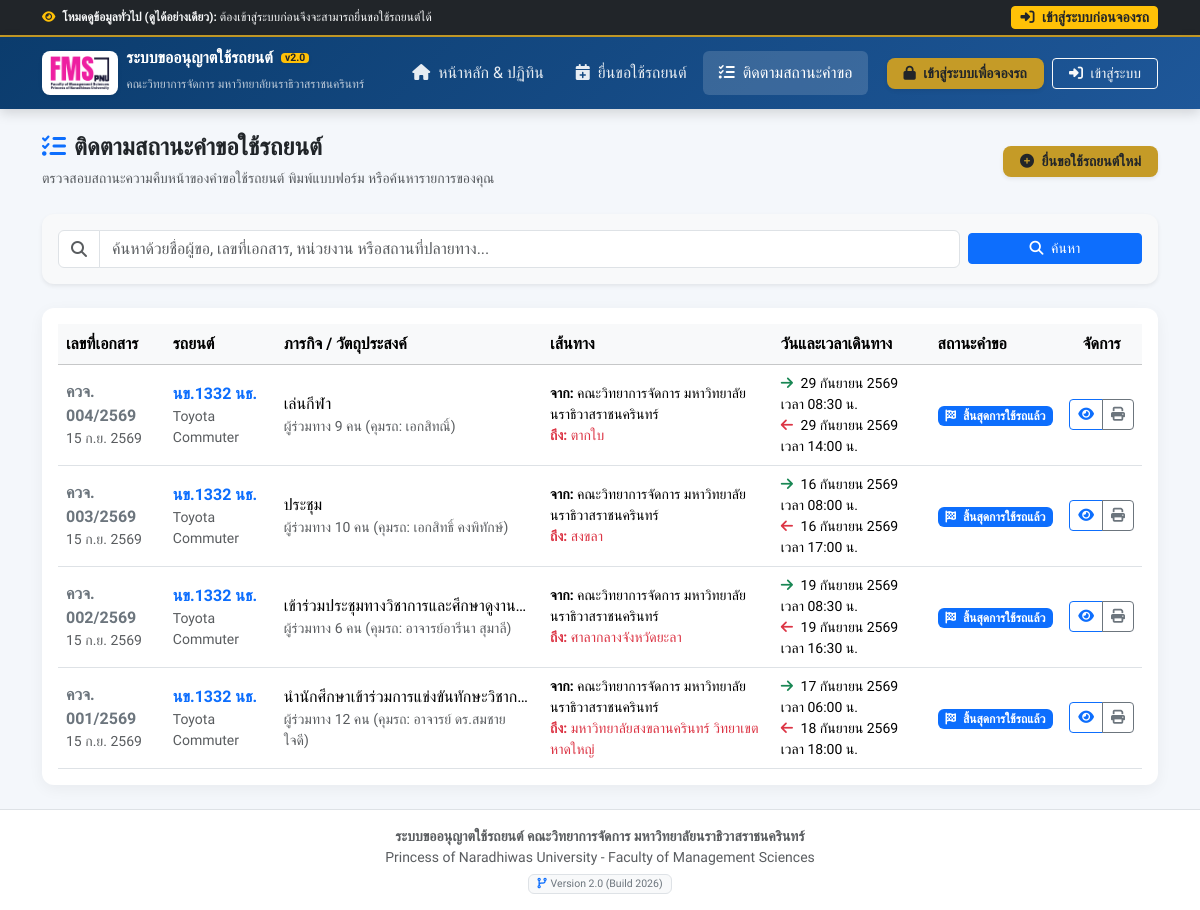
Screenshot of /my_bookings.php with the database file from the repository.
### tables this page shows
CREATE TABLE bookings (
    id INTEGER PRIMARY KEY AUTOINCREMENT,
    doc_no TEXT UNIQUE,
    created_date DATE NOT NULL,
    user_id INTEGER,
    requester_name TEXT NOT NULL,
    requester_position TEXT NOT NULL,
    requester_department TEXT NOT NULL,
    vehicle_id INTEGER NOT NULL,
    plate_number TEXT NOT NULL,
    purpose TEXT NOT NULL,
    route_from TEXT NOT NULL,
    route_to TEXT NOT NULL,
    start_datetime DATETIME NOT NULL,
    end_datetime DATETIME NOT NULL,
    passenger_count INTEGER DEFAULT 1,
    passenger_names TEXT,
    controller_name TEXT NOT NULL,
    status TEXT DEFAULT 'pending_facility', 
    created_at DATETIME DEFAULT CURRENT_TIMESTAMP, client_ip TEXT, user_agent TEXT, is_flagged_fake INTEGER DEFAULT 0, fake_reason TEXT, actual_end_datetime DATETIME, start_mileage INTEGER, end_mileage INTEGER, fuel_level TEXT, vehicle_condition TEXT, return_notes TEXT, returned_by TEXT, return_recorded_by TEXT, return_recorded_at DATETIME, requester_phone TEXT,
    FOREIGN KEY(user_id) REFERENCES users(id),
    FOREIGN KEY(vehicle_id) REFERENCES vehicles(id)
);

CREATE TABLE vehicles (
    id INTEGER PRIMARY KEY AUTOINCREMENT,
    plate_number TEXT UNIQUE NOT NULL,
    brand_model TEXT NOT NULL,
    vehicle_type TEXT NOT NULL, -- รถตู้, รถกระบะ, รถเก๋ง
    seats INTEGER DEFAULT 14,
    status TEXT DEFAULT 'active', -- active, maintenance, inactive
    notes TEXT,
    created_at DATETIME DEFAULT CURRENT_TIMESTAMP
);

### includes/auth.php (called while the page is built, shortened)
<?php
require_once __DIR__ . '/../config/db.php';
$currentUser = $_SESSION['user'] ?? null;
$isLoggedIn = !empty($currentUser);
$isAdmin = $isLoggedIn && (($currentUser['role'] ?? '') === 'admin');

### my_bookings.php (the view, shortened to what this page needs)
<?php
require_once __DIR__ . '/config/db.php';
require_once __DIR__ . '/includes/auth.php';
$searchQuery = trim($_GET['q'] ?? '');
$userFilter = "";
$fraudFilter = (!$isAdmin) ? " AND (b.status != 'rejected_fraud' AND (b.is_flagged_fake IS NULL OR b.is_flagged_fake = 0))" : "";
if (!empty($searchQuery)) {
    $stmt = $pdo->prepare("
        SELECT b.*, v.brand_model, v.vehicle_type
        FROM bookings b
        LEFT JOIN vehicles v ON b.vehicle_id = v.id
        WHERE (b.doc_no LIKE ?
           OR b.requester_name LIKE ?
           OR b.requester_department LIKE ?
           OR b.route_to LIKE ?
           OR b.purpose LIKE ?)
           $fraudFilter
           $userFilter
        ORDER BY b.id DESC
    ");
    $term = '%' . $searchQuery . '%';
    $stmt->execute([$term, $term, $term, $term, $term]);
} else {
    $stmt = $pdo->query("
        SELECT b.*, v.brand_model, v.vehicle_type
        FROM bookings b
        LEFT JOIN vehicles v ON b.vehicle_id = v.id
        WHERE 1=1 $fraudFilter $userFilter
        ORDER BY b.id DESC
    ");
}
$bookings = $stmt->fetchAll();
require_once __DIR__ . '/includes/header.php';
?>
<div class="d-flex flex-wrap justify-content-between align-items-center mb-4 gap-3">
    <div>
        <h4 class="fw-bold text-dark mb-1">
            <i class="fas fa-list-check text-primary me-2"></i>ติดตามสถานะคำขอใช้รถยนต์
        </h4>
        <span class="text-muted small">
            <?php if ($isAdmin): ?>
                เข้าสู่ระบบในฐานะ Admin: <strong><?= htmlspecialchars($currentUser['fullname'] ?? 'ผู้ดูแลระบบ') ?></strong> (สามารถจัดการสถานะและยกเลิกคำขอได้)
            <?php else: ?>
                ตรวจสอบสถานะความคืบหน้าของคำขอใช้รถยนต์ พิมพ์แบบฟอร์ม หรือค้นหารายการของคุณ
            <?php endif; ?>
        </span>
    </div>
    <div class="d-flex gap-2">
        <a href="book.php" class="btn btn-gold btn-sm px-3 shadow-sm">
            <i class="fas fa-plus-circle me-1"></i> ยื่นขอใช้รถยนต์ใหม่
        </a>
    </div>
</div>
<div class="card card-custom p-3 mb-4 bg-light border-0 shadow-sm">
    <form method="GET" action="my_bookings.php" class="row g-2 align-items-center">
        <div class="col-md-9 col-lg-10">
            <div class="input-group">
                <span class="input-group-text bg-white"><i class="fas fa-search text-muted"></i></span>
                <input type="text" name="q" class="form-control" placeholder="ค้นหาด้วยชื่อผู้ขอ, เลขที่เอกสาร, หน่วยงาน หรือสถานที่ปลายทาง..." value="<?= htmlspecialchars($searchQuery) ?>">
            </div>
        </div>
        <div class="col-md-3 col-lg-2 d-flex gap-2">
            <button type="submit" class="btn btn-primary btn-sm flex-grow-1">
                <i class="fas fa-search me-1"></i> ค้นหา
            </button>
        </div>
    </form>
</div>
<div class="card card-custom p-3">
    <?php if (empty($bookings)): ?>
        <div class="text-center py-5">
            <i class="fas fa-calendar-times text-muted fs-1 mb-3"></i>
            <h5 class="fw-bold text-dark">ยังไม่มีประวัติการขอใช้รถยนต์</h5>
            <p class="text-muted small mb-3">คุณยังไม่ได้สร้างคำขอใช้รถยนต์ในระบบ</p>
            <a href="book.php" class="btn btn-pnu btn-sm px-4">
                <i class="fas fa-plus me-1"></i> ยื่นขอใช้รถยนต์ตอนนี้
            </a>
        </div>
    <?php else: ?>
        <div class="table-responsive">
            <table class="table table-hover align-middle mb-0">
                <thead class="table-light">
                    <tr>
                        <th>เลขที่เอกสาร</th>
                        <th>รถยนต์</th>
                        <th>ภารกิจ / วัตถุประสงค์</th>
                        <th>เส้นทาง</th>
                        <th>วันและเวลาเดินทาง</th>
                        <th>สถานะคำขอ</th>
                        <th class="text-center">จัดการ</th>
                    </tr>
                </thead>
                <tbody>
                    <?php foreach ($bookings as $b): ?>
                    <tr>
                        <td>
                            <strong class="text-secondary"><?= htmlspecialchars($b['doc_no'] ?? '-') ?></strong>
                            <div class="small text-muted"><?= thaiDateShort($b['created_date']) ?></div>
                        </td>
                        <td>
                            <strong class="text-primary"><?= htmlspecialchars($b['plate_number']) ?></strong>
                            <div class="small text-muted"><?= htmlspecialchars($b['brand_model']) ?></div>
                        </td>
                        <td>
                            <div class="text-truncate" style="max-width: 250px;" title="<?= htmlspecialchars($b['purpose']) ?>">
                                <?= htmlspecialchars($b['purpose']) ?>
                            </div>
                            <div class="small text-muted">ผู้ร่วมทาง <?= $b['passenger_count'] ?> คน (คุมรถ: <?= htmlspecialchars($b['controller_name']) ?>)</div>
                        </td>
                        <td>
                            <div class="small">
                                <div><strong>จาก:</strong> <?= htmlspecialchars($b['route_from']) ?></div>
                                <div class="text-danger"><strong>ถึง:</strong> <?= htmlspecialchars($b['route_to']) ?></div>
                            </div>
                        </td>
                        <td>
                            <div class="small">
                                <div><i class="fas fa-arrow-right text-success me-1"></i> <?= thaiDate($b['start_datetime']) ?></div>
                                <div><i class="fas fa-arrow-left text-danger me-1"></i> <?= thaiDate($b['end_datetime']) ?></div>
                            </div>
                        </td>
                        <td><?= getStatusBadge($b['status'], $b) ?></td>
                        <td class="text-center">
                            <div class="btn-group btn-group-sm">
                                <a href="booking_detail.php?id=<?= $b['id'] ?>" class="btn btn-outline-primary" title="ดูรายละเอียดและขั้นตอน">
                                    <i class="fas fa-eye"></i>
                                </a>
                                <a href="print_form.php?id=<?= $b['id'] ?>" target="_blank" class="btn btn-outline-secondary" title="พิมพ์แบบฟอร์มราชการ">
                                    <i class="fas fa-print"></i>
                                </a>
                            </div>
                        </td>
                    </tr>
                    <?php endforeach; ?>
                </tbody>
            </table>
        </div>
    <?php endif; ?>
</div>
<?php require_once __DIR__ . '/includes/footer.php'; ?>

### config/db.php (shortened to what this page needs)
<?php
function thaiDate($datetime, $showTime = true) {
    $time = strtotime($datetime);
    $thaiMonths = [
        1 => 'มกราคม', 2 => 'กุมภาพันธ์', 3 => 'มีนาคม', 4 => 'เมษายน',
        5 => 'พฤษภาคม', 6 => 'มิถุนายน', 7 => 'กรกฎาคม', 8 => 'สิงหาคม',
        9 => 'กันยายน', 10 => 'ตุลาคม', 11 => 'พฤศจิกายน', 12 => 'ธันวาคม'
    ];
    $day = date('j', $time);
    $month = $thaiMonths[(int)date('n', $time)];
    $year = date('Y', $time) + 543;
    $timeStr = date('H:i', $time) . ' น.';
    if ($showTime) {
        return "$day $month $year เวลา $timeStr";
    }
    return "$day $month $year";
}
function thaiDateShort($date) {
    $time = strtotime($date);
    $thaiMonthsShort = [
        1 => 'ม.ค.', 2 => 'ก.พ.', 3 => 'มี.ค.', 4 => 'เม.ย.',
        5 => 'พ.ค.', 6 => 'มิ.ย.', 7 => 'ก.ค.', 8 => 'ส.ค.',
        9 => 'ก.ย.', 10 => 'ต.ค.', 11 => 'พ.ย.', 12 => 'ธ.ค.'
    ];
    return date('j', $time) . ' ' . $thaiMonthsShort[(int)date('n', $time)] . ' ' . (date('Y', $time) + 543);
}
function getStatusBadge($status, $bookingOrEndTime = null) {
    switch ($status) {
        case 'completed':
            return '<span class="badge bg-primary text-white"><i class="fas fa-flag-checkered me-1"></i> สิ้นสุดการใช้รถแล้ว</span>';
    }
}

### includes/header.php (style rules this page uses)
:root { --pnu-blue: #0b3c6d; --pnu-gold: #c59b27; --pnu-light: #f4f7fb; }
body { font-family: 'Prompt', sans-serif; background-color: var(--pnu-light); color: #333; min-height: 100vh; display: flex; flex-direction: column; }
.card-custom { border: none; border-radius: 12px; box-shadow: 0 4px 15px rgba(0,0,0,0.05); transition: transform 0.2s, box-shadow 0.2s; }
.btn-gold { background-color: var(--pnu-gold); color: #212529; font-weight: 600; border-radius: 8px; }

### rows the page displays
bookings: doc_no "ควจ. 004/2569", created_date "15 ก.ย. 2569", plate_number "นข.1332 นธ.", vehicle.brand_model "Toyota Commuter", purpose "เล่นกีฬา", passenger_count "9", controller_name "เอกสิทณิ์", route_from "คณะวิทยาการจัดการ มหาวิทยาลัยนราธิวาสราชนครินทร์", route_to "ตากใบ", start_datetime "29 กันยายน 2569 เวลา 08:30 น.", end_datetime "29 กันยายน 2569 เวลา 14:00 น.", status "completed" (drawn)
bookings: doc_no "ควจ. 003/2569", created_date "15 ก.ย. 2569", plate_number "นข.1332 นธ.", vehicle.brand_model "Toyota Commuter", purpose "ประชุม", passenger_count "10", controller_name "เอกสิทธิ์ คงพิทักษ์", route_from "คณะวิทยาการจัดการ มหาวิทยาลัยนราธิวาสราชนครินทร์", route_to "สงขลา", start_datetime "16 กันยายน 2569 เวลา 08:00 น.", end_datetime "16 กันยายน 2569 เวลา 17:00 น.", status "completed" (drawn)
bookings: doc_no "ควจ. 002/2569", created_date "15 ก.ย. 2569", plate_number "นข.1332 นธ.", vehicle.brand_model "Toyota Commuter", purpose "เข้าร่วมประชุมทางวิชาการและศึกษาดูงาน…", passenger_count "6", controller_name "อาจารย์อารีนา สุมาลี", route_from "คณะวิทยาการจัดการ มหาวิทยาลัยนราธิวาสราชนครินทร์", route_to "ศาลากลางจังหวัดยะลา", start_datetime "19 กันยายน 2569 เวลา 08:30 น.", end_datetime "19 กันยายน 2569 เวลา 16:30 น.", status "completed" (drawn)
bookings: doc_no "ควจ. 001/2569", created_date "15 ก.ย. 2569", plate_number "นข.1332 นธ.", vehicle.brand_model "Toyota Commuter", purpose "นำนักศึกษาเข้าร่วมการแข่งขันทักษะวิชาก…", passenger_count "12", controller_name "อาจารย์ ดร.สมชาย ใจดี", route_from "คณะวิทยาการจัดการ มหาวิทยาลัยนราธิวาสราชนครินทร์", route_to "มหาวิทยาลัยสงขลานครินทร์ วิทยาเขตหาดใหญ่", start_datetime "17 กันยายน 2569 เวลา 06:00 น.", end_datetime "18 กันยายน 2569 เวลา 18:00 น.", status "completed" (drawn)

### other values shown
APP_VERSION "2.0"
APP_VERSION_FULL "Version 2.0 (Build 2026)"
